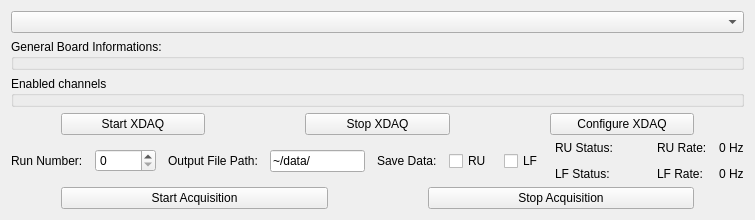
      <widget class="QWidget" name="Acquisition">
       <property name="sizePolicy">
        <sizepolicy hsizetype="Expanding" vsizetype="Expanding">
         <horstretch>0</horstretch>
         <verstretch>0</verstretch>
        </sizepolicy>
       </property>
       <attribute name="title">
        <string>Acquisition</string>
       </attribute>
       <layout class="QVBoxLayout" name="verticalLayout" stretch="0,3,2,1,1,1">
        <item>
         <widget class="QComboBox" name="boardSelection">
          <property name="sizePolicy">
           <sizepolicy hsizetype="Expanding" vsizetype="Expanding">
            <horstretch>0</horstretch>
            <verstretch>0</verstretch>
           </sizepolicy>
          </property>
          <property name="mouseTracking">
           <bool>true</bool>
          </property>
          <property name="autoFillBackground">
           <bool>true</bool>
          </property>
          <property name="editable">
           <bool>false</bool>
          </property>
          <property name="currentText">
           <string notr="true"/>
          </property>
         </widget>
        </item>
        <item>
         <widget class="QGroupBox" name="boardInfo">
          <property name="sizePolicy">
           <sizepolicy hsizetype="Expanding" vsizetype="Expanding">
            <horstretch>0</horstretch>
            <verstretch>0</verstretch>
           </sizepolicy>
          </property>
          <property name="title">
           <string>General Board Informations:</string>
          </property>
          <widget class="QWidget" name="gridLayoutWidget">
           <property name="geometry">
            <rect>
             <x>0</x>
             <y>30</y>
             <width>1041</width>
             <height>171</height>
            </rect>
           </property>
           <layout class="QGridLayout" name="gridLayout">
            <item row="0" column="5">
             <widget class="QLabel" name="lab_Model">
              <property name="text">
               <string/>
              </property>
             </widget>
            </item>
            <item row="2" column="2">
             <widget class="QLabel" name="lab_nbChannels">
              <property name="text">
               <string/>
              </property>
             </widget>
            </item>
            <item row="2" column="1">
             <widget class="QLabel" name="nbChannels">
              <property name="text">
               <string>Number of channels:</string>
              </property>
             </widget>
            </item>
            <item row="1" column="2">
             <widget class="QLabel" name="lab_fwName">
              <property name="text">
               <string/>
              </property>
             </widget>
            </item>
            <item row="4" column="2">
             <widget class="QLabel" name="lab_AMC">
              <property name="text">
               <string/>
              </property>
             </widget>
            </item>
            <item row="3" column="2">
             <widget class="QLabel" name="lab_ROC">
              <property name="text">
               <string/>
              </property>
             </widget>
            </item>
            <item row="0" column="1">
             <widget class="QLabel" name="dgtzName">
              <property name="text">
               <string>Board Model:</string>
              </property>
             </widget>
            </item>
            <item row="0" column="6">
             <spacer name="horizontalSpacer_2">
              <property name="orientation">
               <enum>Qt::Horizontal</enum>
              </property>
              <property name="sizeHint" stdset="0">
               <size>
                <width>40</width>
                <height>20</height>
               </size>
              </property>
             </spacer>
            </item>
            <item row="0" column="2">
             <widget class="QLabel" name="lab_dgtzName">
              <property name="text">
               <string/>
              </property>
             </widget>
            </item>
            <item row="1" column="1">
             <widget class="QLabel" name="fwName">
              <property name="text">
               <string>Firmware version:</string>
              </property>
             </widget>
            </item>
            <item row="4" column="1">
             <widget class="QLabel" name="amcFwRel">
              <property name="text">
               <string>AMC FW rel:</string>
              </property>
             </widget>
            </item>
            <item row="0" column="3">
             <spacer name="horizontalSpacer">
              <property name="orientation">
               <enum>Qt::Horizontal</enum>
              </property>
              <property name="sizeHint" stdset="0">
               <size>
                <width>40</width>
                <height>20</height>
               </size>
              </property>
             </spacer>
            </item>
            <item row="3" column="1">
             <widget class="QLabel" name="rocFwRel">
              <property name="text">
               <string>ROC FW rel:</string>
              </property>
             </widget>
            </item>
            <item row="0" column="4">
             <widget class="QLabel" name="modelNb">
              <property name="text">
               <string>Model:</string>
              </property>
             </widget>
            </item>
            <item row="1" column="4">
             <widget class="QLabel" name="formFactor">
              <property name="text">
               <string>Form factor:</string>
              </property>
             </widget>
            </item>
            <item row="1" column="5">
             <widget class="QLabel" name="lab_Form">
              <property name="text">
               <string/>
              </property>
             </widget>
            </item>
            <item row="0" column="0">
             <spacer name="horizontalSpacer_3">
              <property name="orientation">
               <enum>Qt::Horizontal</enum>
              </property>
              <property name="sizeHint" stdset="0">
               <size>
                <width>40</width>
                <height>20</height>
               </size>
              </property>
             </spacer>
            </item>
            <item row="2" column="4">
             <widget class="QLabel" name="famCode">
              <property name="text">
               <string>Family code:</string>
              </property>
             </widget>
            </item>
            <item row="2" column="5">
             <widget class="QLabel" name="lab_famCode">
              <property name="text">
               <string/>
              </property>
             </widget>
            </item>
            <item row="3" column="4">
             <widget class="QLabel" name="serialNb">
              <property name="text">
               <string>Serial no.:</string>
              </property>
             </widget>
            </item>
            <item row="3" column="5">
             <widget class="QLabel" name="lab_serialNb">
              <property name="text">
               <string/>
              </property>
             </widget>
            </item>
            <item row="4" column="4">
             <widget class="QLabel" name="adcBits">
              <property name="text">
               <string>ADC bits:</string>
              </property>
             </widget>
            </item>
            <item row="4" column="5">
             <widget class="QLabel" name="lab_adcBits">
              <property name="text">
               <string/>
              </property>
             </widget>
            </item>
           </layout>
          </widget>
         </widget>
        </item>
        <item>
         <widget class="QGroupBox" name="channelsInfo">
          <property name="sizePolicy">
           <sizepolicy hsizetype="Expanding" vsizetype="Expanding">
            <horstretch>0</horstretch>
            <verstretch>0</verstretch>
           </sizepolicy>
          </property>
          <property name="mouseTracking">
           <bool>true</bool>
          </property>
          <property name="title">
           <string>Enabled channels</string>
          </property>
          <property name="checkable">
           <bool>false</bool>
          </property>
          <widget class="QWidget" name="gridLayoutWidget_2">
           <property name="geometry">
            <rect>
             <x>0</x>
             <y>30</y>
             <width>1041</width>
             <height>124</height>
            </rect>
           </property>
           <layout class="QGridLayout" name="channelsLayout"/>
          </widget>
         </widget>
        </item>
        <item>
         <layout class="QHBoxLayout" name="xdaqButtons">
          <property name="spacing">
           <number>100</number>
          </property>
          <property name="leftMargin">
           <number>50</number>
          </property>
          <property name="rightMargin">
           <number>50</number>
          </property>
          <item>
           <widget class="QPushButton" name="startXdaqButton">
            <property name="toolTip">
             <string>&lt;html&gt;&lt;head/&gt;&lt;body&gt;&lt;p&gt;Start the XDAQ instances.&lt;/p&gt;&lt;p&gt;&lt;br/&gt;&lt;/p&gt;&lt;p&gt;Note: the instances are run inside tmux; run &amp;quot;tmux ls&amp;quot; in terminal to list them.&lt;/p&gt;&lt;/body&gt;&lt;/html&gt;</string>
            </property>
            <property name="text">
             <string>Start XDAQ</string>
            </property>
           </widget>
          </item>
          <item>
           <widget class="QPushButton" name="stopXdaqButton">
            <property name="toolTip">
             <string>&lt;html&gt;&lt;head/&gt;&lt;body&gt;&lt;p&gt;Stop the XDAQ instances.&lt;/p&gt;&lt;/body&gt;&lt;/html&gt;</string>
            </property>
            <property name="text">
             <string>Stop XDAQ</string>
            </property>
           </widget>
          </item>
          <item>
           <widget class="QPushButton" name="configureXdaqButton">
            <property name="toolTip">
             <string>&lt;html&gt;&lt;head/&gt;&lt;body&gt;&lt;p&gt;Configure the XDAQ instances connection.&lt;/p&gt;&lt;/body&gt;&lt;/html&gt;</string>
            </property>
            <property name="text">
             <string>Configure XDAQ</string>
            </property>
           </widget>
          </item>
         </layout>
        </item>
        <item>
         <layout class="QHBoxLayout" name="acqInfoLayout" stretch="1,1,1,7,1,1,1,14">
          <property name="spacing">
           <number>12</number>
          </property>
          <item>
           <widget class="QLabel" name="runNumberLabel">
            <property name="toolTip">
             <string>&lt;html&gt;&lt;head/&gt;&lt;body&gt;&lt;p&gt;Run Number.&lt;/p&gt;&lt;/body&gt;&lt;/html&gt;</string>
            </property>
            <property name="text">
             <string>Run Number:</string>
            </property>
           </widget>
          </item>
          <item>
           <widget class="QSpinBox" name="val_runNumber">
            <property name="maximum">
             <number>65535</number>
            </property>
           </widget>
          </item>
          <item>
           <widget class="QLabel" name="dataPathLabel">
            <property name="toolTip">
             <string>&lt;html&gt;&lt;head/&gt;&lt;body&gt;&lt;p&gt;Output File Path.&lt;/p&gt;&lt;/body&gt;&lt;/html&gt;</string>
            </property>
            <property name="text">
             <string>Output File Path:</string>
            </property>
           </widget>
          </item>
          <item alignment="Qt::AlignLeft">
           <widget class="QLineEdit" name="val_dataPath">
            <property name="text">
             <string>~/data/</string>
            </property>
           </widget>
          </item>
          <item>
           <widget class="QLabel" name="label">
            <property name="toolTip">
             <string>&lt;html&gt;&lt;head/&gt;&lt;body&gt;&lt;p&gt;Enables the data saving for the different units.&lt;/p&gt;&lt;p&gt;&lt;br/&gt;&lt;/p&gt;&lt;p&gt;Note: the Readout Unit (RU) saves the raw buffer from the CAEN boards thus the output file can get easily heavy. The Local Filter saves only the important information, but eliminates the waveforms.&lt;/p&gt;&lt;/body&gt;&lt;/html&gt;</string>
            </property>
            <property name="text">
             <string>Save Data:</string>
            </property>
           </widget>
          </item>
          <item>
           <widget class="QCheckBox" name="saveRU">
            <property name="text">
             <string>RU</string>
            </property>
           </widget>
          </item>
          <item>
           <widget class="QCheckBox" name="saveLF">
            <property name="text">
             <string>LF</string>
            </property>
           </widget>
          </item>
          <item>
           <layout class="QGridLayout" name="daqInfo" columnstretch="2,3,2,3">
            <item row="0" column="0">
             <widget class="QLabel" name="ru">
              <property name="toolTip">
               <string>&lt;html&gt;&lt;head/&gt;&lt;body&gt;&lt;p&gt;Readout Unit status.&lt;/p&gt;&lt;/body&gt;&lt;/html&gt;</string>
              </property>
              <property name="text">
               <string>RU Status:</string>
              </property>
             </widget>
            </item>
            <item row="1" column="1">
             <widget class="QLabel" name="lfStatus">
              <property name="text">
               <string/>
              </property>
             </widget>
            </item>
            <item row="1" column="0">
             <widget class="QLabel" name="lf">
              <property name="toolTip">
               <string>&lt;html&gt;&lt;head/&gt;&lt;body&gt;&lt;p&gt;Local Filter status.&lt;/p&gt;&lt;/body&gt;&lt;/html&gt;</string>
              </property>
              <property name="text">
               <string>LF Status:</string>
              </property>
             </widget>
            </item>
            <item row="0" column="2">
             <widget class="QLabel" name="ruRate">
              <property name="toolTip">
               <string>&lt;html&gt;&lt;head/&gt;&lt;body&gt;&lt;p&gt;Readout Unit buffer rate.&lt;/p&gt;&lt;/body&gt;&lt;/html&gt;</string>
              </property>
              <property name="text">
               <string>RU Rate:</string>
              </property>
             </widget>
            </item>
            <item row="1" column="2">
             <widget class="QLabel" name="lfRate">
              <property name="toolTip">
               <string>&lt;html&gt;&lt;head/&gt;&lt;body&gt;&lt;p&gt;Local Filter buffer rate.&lt;/p&gt;&lt;/body&gt;&lt;/html&gt;</string>
              </property>
              <property name="text">
               <string>LF Rate:</string>
              </property>
             </widget>
            </item>
            <item row="0" column="1">
             <widget class="QLabel" name="ruStatus">
              <property name="text">
               <string/>
              </property>
             </widget>
            </item>
            <item row="0" column="3">
             <widget class="QLabel" name="ruDataRate">
              <property name="text">
               <string>0 Hz</string>
              </property>
             </widget>
            </item>
            <item row="1" column="3">
             <widget class="QLabel" name="lfDataRate">
              <property name="text">
               <string>0 Hz</string>
              </property>
             </widget>
            </item>
           </layout>
          </item>
         </layout>
        </item>
        <item>
         <layout class="QHBoxLayout" name="acqButtonsLayout">
          <property name="spacing">
           <number>100</number>
          </property>
          <property name="leftMargin">
           <number>50</number>
          </property>
          <property name="rightMargin">
           <number>50</number>
          </property>
          <item>
           <widget class="QPushButton" name="startAcqButton">
            <property name="toolTip">
             <string>&lt;html&gt;&lt;head/&gt;&lt;body&gt;&lt;p&gt;Start the data acquisition.&lt;/p&gt;&lt;/body&gt;&lt;/html&gt;</string>
            </property>
            <property name="text">
             <string>Start Acquisition</string>
            </property>
           </widget>
          </item>
          <item>
           <widget class="QPushButton" name="stopAcqButton">
            <property name="toolTip">
             <string>&lt;html&gt;&lt;head/&gt;&lt;body&gt;&lt;p&gt;Stop the data acquisition.&lt;/p&gt;&lt;/body&gt;&lt;/html&gt;</string>
            </property>
            <property name="text">
             <string>Stop Acquisition</string>
            </property>
           </widget>
          </item>
         </layout>
        </item>
       </layout>
      </widget>
